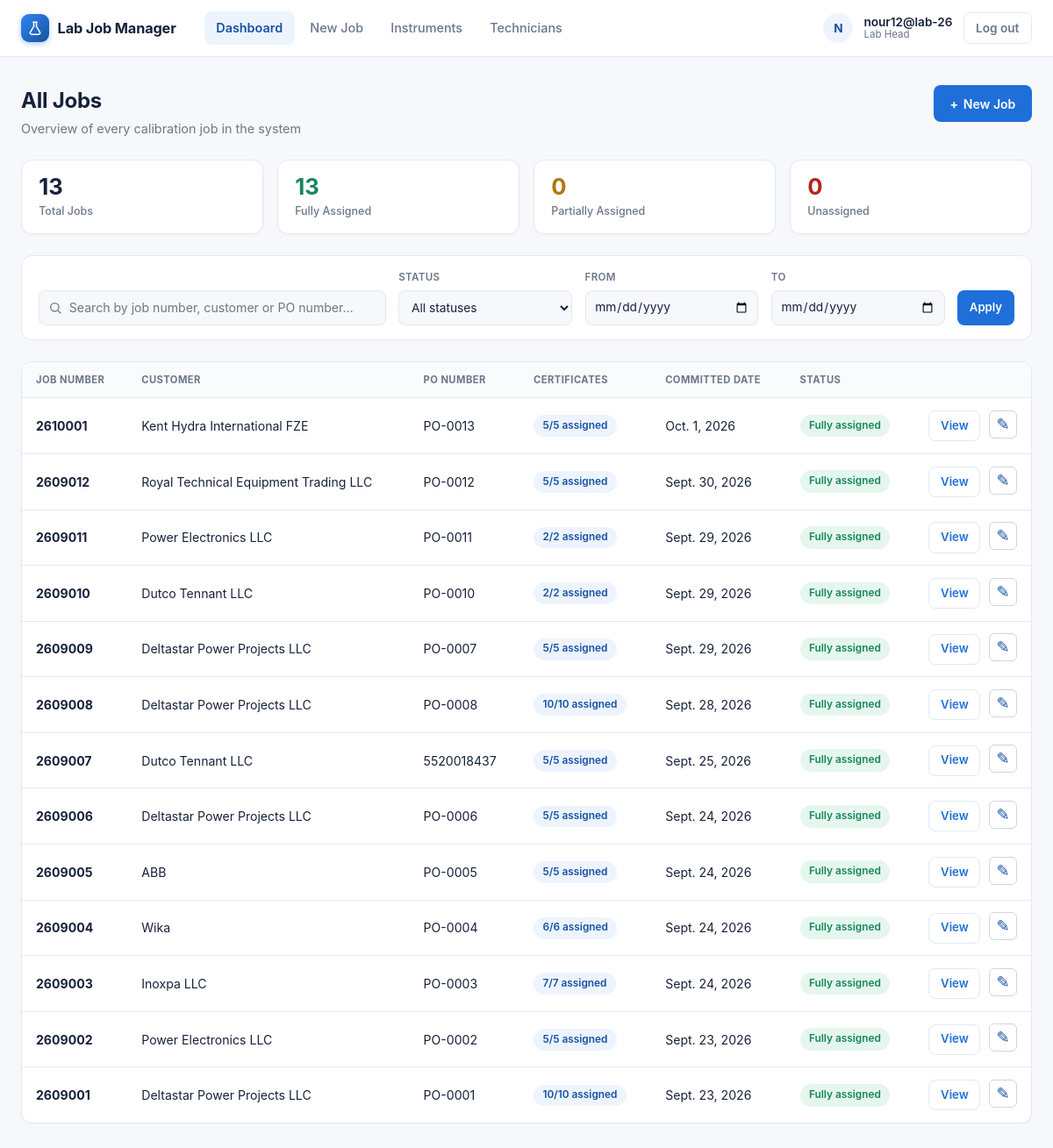
/ (signed in), run on the app's committed database.
### labmanager/models.py (models this page shows, shortened)
class User(AbstractUser):
    class Role(models.TextChoices):
        LAB_HEAD = "head", "Lab Head"
        TECHNICIAN = "technician", "Lab Technician"
    role = models.CharField(max_length=20, choices=Role.choices, default=Role.LAB_HEAD)
    @property
    def is_lab_head(self):
        return self.role == self.Role.LAB_HEAD

class Job(models.Model):
    job_number = models.CharField(max_length=20, unique=True, editable=False)
    customer_name = models.CharField(max_length=200)
    customer_address = models.TextField(blank=True)
    po_number = models.CharField(max_length=100)
    quantity = models.PositiveIntegerField(help_text="Total number of certificates for this job")
    committed_date = models.DateField(null=True, blank=True)
    created_by = models.ForeignKey(User, on_delete=models.PROTECT, related_name="jobs_created")
    created_at = models.DateTimeField(auto_now_add=True)
    class Meta:
        ordering = ["-created_at"]
    @property
    def certificates_assigned_count(self):
        return sum(li.quantity for li in self.line_items.all())

class JobLineItem(models.Model):
    job = models.ForeignKey(Job, on_delete=models.CASCADE, related_name="line_items")
    instrument = models.ForeignKey(Instrument, on_delete=models.PROTECT, related_name="line_items")
    model = models.CharField(max_length=150, blank=True)
    range_from = models.DecimalField(max_digits=12, decimal_places=2, null=True, blank=True)
    range_to = models.DecimalField(max_digits=12, decimal_places=2, null=True, blank=True)
    unit = models.CharField(max_length=50, blank=True, null=True, choices=UNIT_CHOICES)
    quantity = models.PositiveIntegerField(default=1)
    assigned_to = models.ForeignKey(User, on_delete=models.PROTECT,  related_name="assigned_line_items", limit_choices_to={"role": User.Role.TECHNICIAN},)
    calibration_points = models.PositiveIntegerField(default=1)
    calibration_validity_value = models.PositiveIntegerField(
        null=True,
        blank=True,
        verbose_name="Calibration Validity",
    )
    calibration_validity_unit = models.CharField(
        max_length=10,
        choices=CALIBRATION_VALIDITY_UNIT_CHOICES,
        default="years",
        blank=True,
    )
    reference_procedure = models.CharField(max_length=150, blank=True, choices=REFERENCE_PROCEDURE_CHOICES)

### labmanager/views.py (the view, shortened to what this page needs)
# urls.py: path("", views.dashboard, name="dashboard"),
@login_required
def dashboard(request):
    if request.user.is_lab_head:
        jobs = Job.objects.all()
    else:
        jobs = Job.objects.filter(line_items__assigned_to=request.user).distinct()
    search_query = request.GET.get("q", "").strip()
    status_filter = request.GET.get("status", "").strip()
    date_from = request.GET.get("date_from", "").strip()
    date_to = request.GET.get("date_to", "").strip()
    if date_from:
        jobs = jobs.filter(committed_date__gte=date_from)
    if date_to:
        jobs = jobs.filter(committed_date__lte=date_to)
    jobs = jobs.distinct()
    jobs_list = list(jobs)
    complete_count = 0
    partial_count = 0
    unassigned_count = 0
    for job in jobs_list:
        assigned = job.certificates_assigned_count
        job.assignment_percent = int(round((assigned / job.quantity) * 100)) if job.quantity else 0
        if assigned <= 0:
            job.assignment_status = "unassigned"
            unassigned_count += 1
        elif assigned < job.quantity:
            job.assignment_status = "partial"
            partial_count += 1
        else:
            job.assignment_status = "complete"
            complete_count += 1
    if status_filter in ("complete", "partial", "unassigned"):
        jobs_list = [j for j in jobs_list if j.assignment_status == status_filter]
    context = {
        "jobs": jobs_list,
        "search_query": search_query,
        "status_filter": status_filter,
        "date_from": date_from,
        "date_to": date_to,
        "total_jobs": len(jobs_list) if not status_filter else (complete_count + partial_count + unassigned_count),
        "complete_count": complete_count,
        "partial_count": partial_count,
        "unassigned_count": unassigned_count,
    }
    return render(request, "labmanager/dashboard.html", context)

### labmanager/templates/labmanager/dashboard.html (shortened to what this page needs)
{% extends "labmanager/base.html" %}
{% block content %}
<div class="dash-page">
    <div class="dash-header">
        <div>
            <h1>{% if user.is_lab_head %}All Jobs{% else %}My Assigned Jobs{% endif %}</h1>
            <p class="dash-sub">
                {% if user.is_lab_head %}
                    Overview of every calibration job in the system
                {% else %}
                    Jobs with instruments currently assigned to you
                {% endif %}
            </p>
        </div>
        {% if user.is_lab_head %}
            <a class="dash-btn dash-btn-primary" href="{% url 'job_create' %}">
                <span class="dash-btn-icon">+</span> New Job
            </a>
        {% endif %}
    </div>
    <div class="dash-stats">
        <div class="dash-stat">
            <span class="dash-stat-value">{{ total_jobs }}</span>
            <span class="dash-stat-label">Total Jobs</span>
        </div>
        <div class="dash-stat">
            <span class="dash-stat-value dash-stat-complete">{{ complete_count }}</span>
            <span class="dash-stat-label">Fully Assigned</span>
        </div>
        <div class="dash-stat">
            <span class="dash-stat-value dash-stat-partial">{{ partial_count }}</span>
            <span class="dash-stat-label">Partially Assigned</span>
        </div>
        <div class="dash-stat">
            <span class="dash-stat-value dash-stat-unassigned">{{ unassigned_count }}</span>
            <span class="dash-stat-label">Unassigned</span>
        </div>
    </div>
    <form method="get" class="dash-toolbar">
        <div class="dash-search">
            <input
                type="text"
                name="q"
                value="{{ search_query }}"
                placeholder="Search by job number, customer or PO number…"
                autocomplete="off"
            >
        </div>
        <div class="dash-filter-group">
            <label class="dash-filter-label" for="dash-status">Status</label>
            <select id="dash-status" name="status">
                <option value="" {% if not status_filter %}selected{% endif %}>All statuses</option>
            </select>
        </div>
        <div class="dash-filter-group">
            <label class="dash-filter-label" for="dash-date-from">From</label>
            <input type="date" id="dash-date-from" name="date_from" value="{{ date_from }}">
        </div>
        <div class="dash-filter-group">
            <label class="dash-filter-label" for="dash-date-to">To</label>
            <input type="date" id="dash-date-to" name="date_to" value="{{ date_to }}">
        </div>
        <div class="dash-filter-actions">
            <button type="submit" class="dash-btn dash-btn-primary dash-btn-small">Apply</button>
        </div>
    </form>
    <div class="dash-card">
        <div class="dash-table-wrap">
            <table class="dash-table">
                <thead>
                    <tr>
                        <th>Job Number</th>
                        <th>Customer</th>
                        <th>PO Number</th>
                        <th>Certificates</th>
                        <th>Committed Date</th>
                        <th>Status</th>
                        <th class="dash-col-action"></th>
                    </tr>
                </thead>
                <tbody>
                    {% for job in jobs %}
                    <tr>
                        <td data-label="Job Number"><span class="dash-job-number">{{ job.job_number }}</span></td>
                        <td data-label="Customer">{{ job.customer_name }}</td>
                        <td data-label="PO Number">{{ job.po_number }}</td>
                        <td><span class="pill">{{ job.certificates_assigned_count }}/{{ job.quantity }} assigned</span></td>
                        <td data-label="Committed Date">{{ job.committed_date|default:"—" }}</td>
                        <td data-label="Status">
                            {% if job.assignment_status == "complete" %}
                                <span class="dash-badge dash-badge-complete">Fully assigned</span>
                            {% elif job.assignment_status == "partial" %}
                                <span class="dash-badge dash-badge-partial">Partially assigned</span>
                            {% else %}
                                <span class="dash-badge dash-badge-unassigned">Unassigned</span>
                            {% endif %}
                        </td>
                        <td data-label="" class="dash-col-action">
                            <a
                                class="dash-btn dash-btn-ghost dash-btn-small"
                                href="{% url 'job_detail' job.pk %}">
                                View
                            </a>
                            {% if user.is_lab_head %}
                                <a
                                    class="dash-edit-icon"
                                    href="{% url 'job_edit' job.pk %}"
                                    title="Edit Job"
                                    aria-label="Edit Job">
                                    ✎
                                </a>
                            {% endif %}
                        </td>
                    </tr>
                    {% endfor %}
                </tbody>
            </table>
        </div>
    </div>
</div>
{% endblock %}

### labmanager/templates/labmanager/base.html (shortened to what this page needs)
{% load static %}
<!DOCTYPE html>
<html lang="en">
<head>
    <link rel="stylesheet" href="{% static 'styles.css' %}">
</head>
<body>
    {% with current=request.resolver_match.url_name %}
    <header class="topbar">
        <div class="topbar-inner">
            <a class="brand" href="{% url 'dashboard' %}">
                <span class="brand-mark">
                    <svg width="18" height="18" viewBox="0 0 24 24" fill="none" xmlns="http://www.w3.org/2000/svg">
                        <path d="M9 3h6M10 3v6.5L4.6 18.6A2 2 0 0 0 6.3 21.5h11.4a2 2 0 0 0 1.7-2.9L14 9.5V3" stroke="currentColor" stroke-width="2" stroke-linecap="round" stroke-linejoin="round"/>
                    </svg>
                </span>
                Lab Job Manager
            </a>
            {% if user.is_authenticated %}
                <div class="nav-menu">
                    <nav class="nav-links">
                        <a class="nav-link {% if current == 'dashboard' %}active{% endif %}" href="{% url 'dashboard' %}">Dashboard</a>
                        {% if user.is_lab_head %}
                            <a class="nav-link {% if current == 'job_create' %}active{% endif %}" href="{% url 'job_create' %}">New Job</a>
                            <a class="nav-link {% if current == 'instrument_list' %}active{% endif %}" href="{% url 'instrument_list' %}">Instruments</a>
                            <a class="nav-link {% if current == 'technician_list' %}active{% endif %}" href="{% url 'technician_list' %}">Technicians</a>
                        {% endif %}
                    </nav>
                    <div class="nav-user">
                        <span class="nav-avatar">{{ user.username|slice:":1" }}</span>
                        <span class="nav-user-meta">
                            <span class="nav-user-name">{{ user.username }}</span>
                            <span class="nav-user-role">{% if user.is_lab_head %}Lab Head{% else %}Lab Technician{% endif %}</span>
                        </span>
                        <form method="post" action="{% url 'logout' %}" style="display: inline;">
                            <button type="submit" class="logout-btn">Log out</button>
                        </form>
                    </div>
                </div>
            {% else %}
                <div class="nav-auth">
                    <a class="nav-link {% if current == 'login' %}active{% endif %}" href="{% url 'login' %}">Log in</a>
                    <a class="nav-link {% if current == 'signup' %}active{% endif %}" href="{% url 'signup' %}">Sign up</a>
                </div>
            {% endif %}
        </div>
    </header>
    {% endwith %}
    <main class="container">
        {% block content %}{% endblock %}
    </main>
</body>
</html>

### data on the page
User: username "N", username "nour12@lab-26"
Job: job_number "2610001", customer_name "Kent Hydra International FZE", po_number "PO-0013", certificates_assigned_count "5", quantity "5", committed_date "Oct. 1, 2026", shows "Fully assigned"
Job: job_number "2609012", customer_name "Royal Technical Equipment Trading LLC", po_number "PO-0012", certificates_assigned_count "5", quantity "5", committed_date "Sept. 30, 2026", shows "Fully assigned"
Job: job_number "2609011", customer_name "Power Electronics LLC", po_number "PO-0011", certificates_assigned_count "2", quantity "2", committed_date "Sept. 29, 2026", shows "Fully assigned"
Job: job_number "2609010", customer_name "Dutco Tennant LLC", po_number "PO-0010", certificates_assigned_count "2", quantity "2", committed_date "Sept. 29, 2026", shows "Fully assigned"
Job: job_number "2609009", customer_name "Deltastar Power Projects LLC", po_number "PO-0007", certificates_assigned_count "5", quantity "5", committed_date "Sept. 29, 2026", shows "Fully assigned"
Job: job_number "2609008", customer_name "Deltastar Power Projects LLC", po_number "PO-0008", certificates_assigned_count "10", quantity "10", committed_date "Sept. 28, 2026", shows "Fully assigned"
Job: job_number "2609007", customer_name "Dutco Tennant LLC", po_number "5520018437", certificates_assigned_count "5", quantity "5", committed_date "Sept. 25, 2026", shows "Fully assigned"
Job: job_number "2609006", customer_name "Deltastar Power Projects LLC", po_number "PO-0006", certificates_assigned_count "5", quantity "5", committed_date "Sept. 24, 2026", shows "Fully assigned"
Job: job_number "2609005", customer_name "ABB", po_number "PO-0005", certificates_assigned_count "5", quantity "5", committed_date "Sept. 24, 2026", shows "Fully assigned"
Job: job_number "2609004", customer_name "Wika", po_number "PO-0004", certificates_assigned_count "6", quantity "6", committed_date "Sept. 24, 2026", shows "Fully assigned"
Job: job_number "2609003", customer_name "Inoxpa LLC", po_number "PO-0003", certificates_assigned_count "7", quantity "7", committed_date "Sept. 24, 2026", shows "Fully assigned"
Job: job_number "2609002", customer_name "Power Electronics LLC", po_number "PO-0002", certificates_assigned_count "5", quantity "5", committed_date "Sept. 23, 2026", shows "Fully assigned"
Job: job_number "2609001", customer_name "Deltastar Power Projects LLC", po_number "PO-0001", certificates_assigned_count "10", quantity "10", committed_date "Sept. 23, 2026", shows "Fully assigned"

### other printed values
{{ total_jobs }} "13"
{{ complete_count }} "13"
{{ partial_count }} "0"
{{ unassigned_count }} "0"
